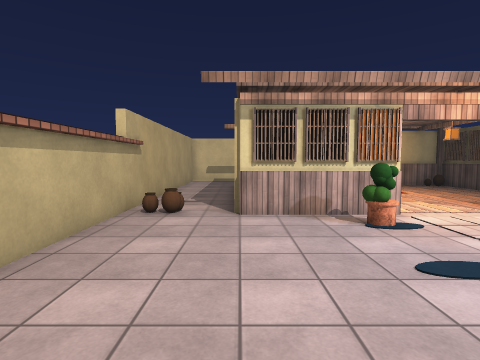
View 1 (above)

19 first-person views from a walk through a Unity game level. The camera is 1.5 m above the floor, tilts 4° down and sees 80° across. The floor is counted in squares, 1 m on a side. Each view is taken from the middle of a square. On the plan, view 1 faces up. The plan holds only what a view shows up to about 14 squares ahead; the rest is blank. The place goes on beyond the plan. The player is left out. Surface patterns are stand-ins for the level's own textures.

View 2
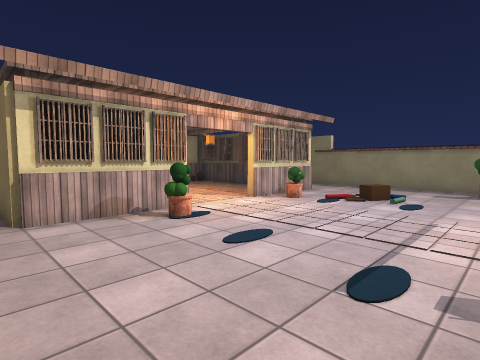

View 3
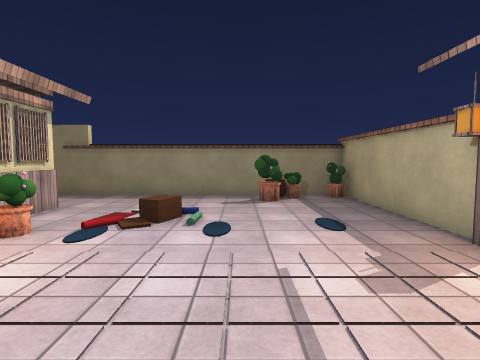

View 4
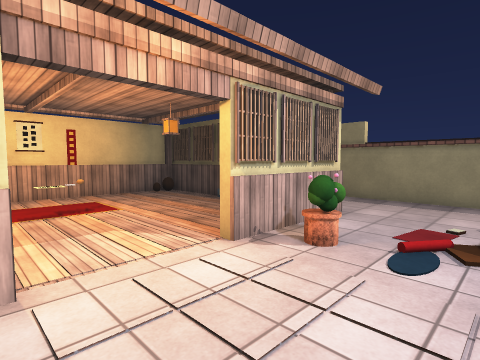

View 5
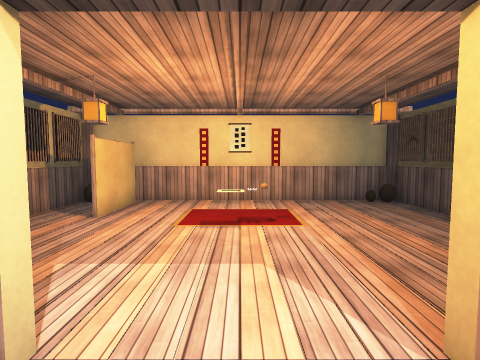

View 6
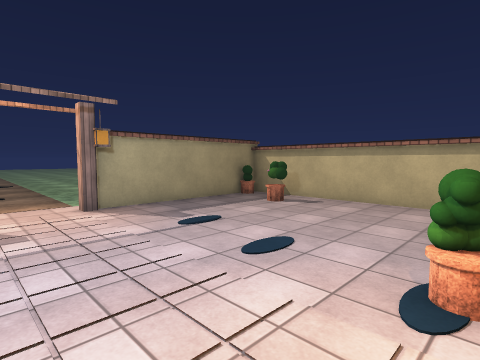

View 7
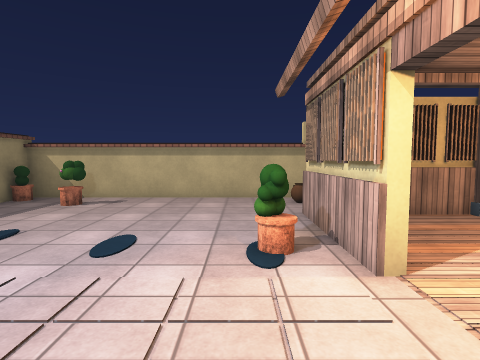

View 8
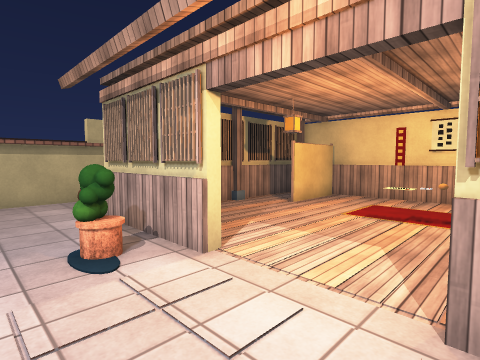

View 9
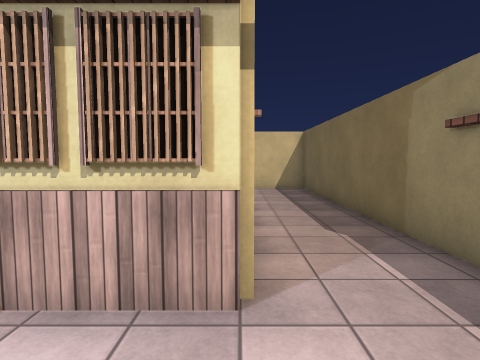

View 10
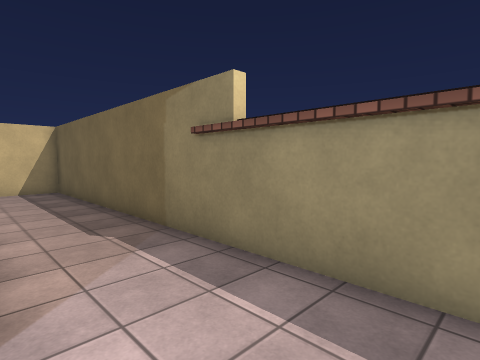

View 11
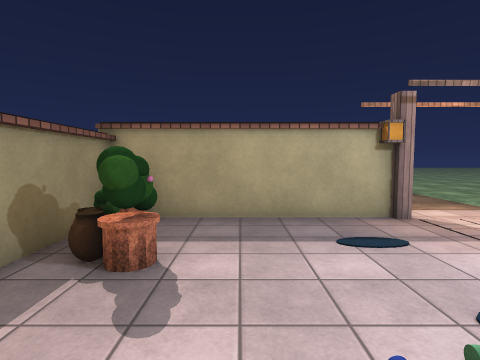

View 12
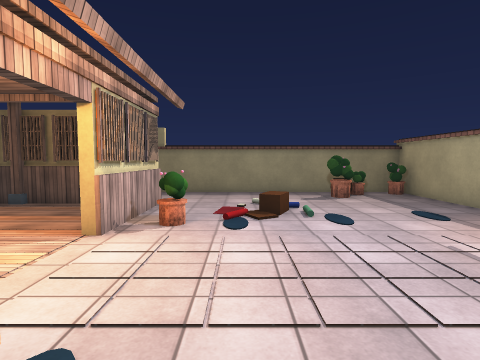

View 13
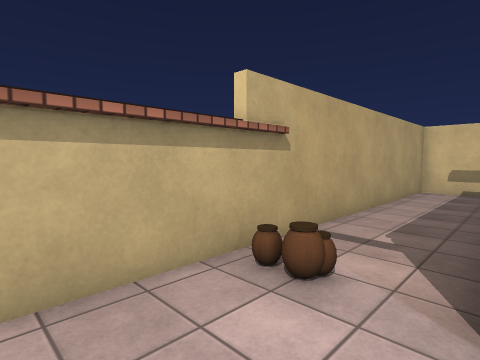

View 14
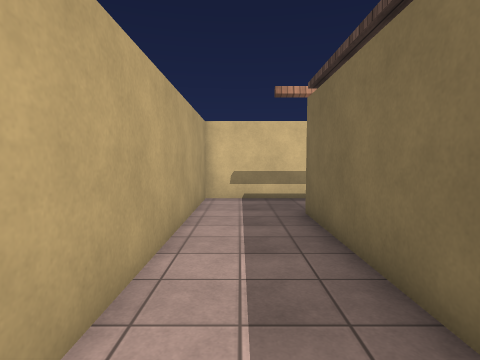

View 15
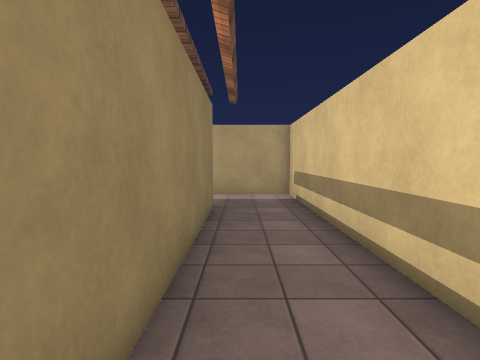

View 16
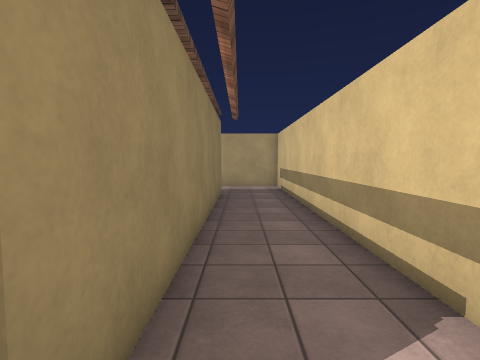

View 17
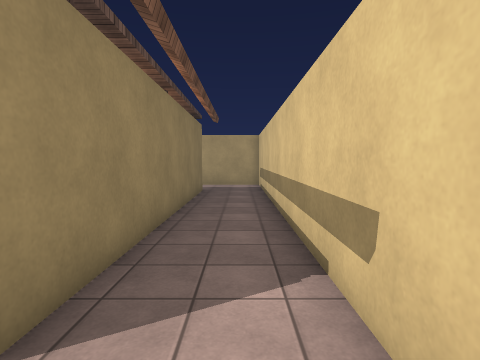

View 18
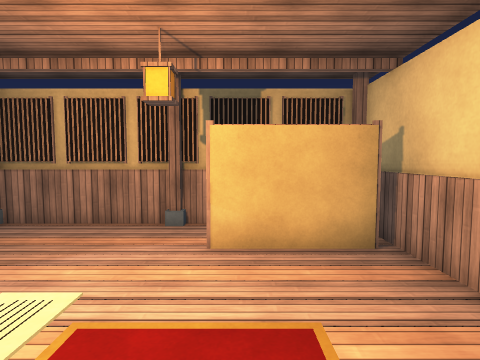

View 19
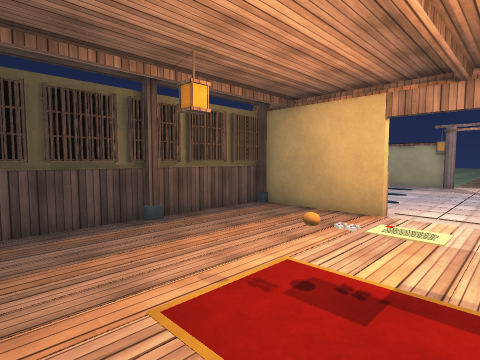

### Floor plan
Points are (right, up) in squares from view 1. A wall is a line through its corners. A room is listed if a view was taken in it or the views show most of it. See-through windows are left out.
Room 1 (views 1, 2, 3, 4, 5, 6, 7, 8, 9, 10, 11, 12, 13, 14, 15, 16, 17, 18, 19)
walls: (11.7, 8.5) (11.7, 9.6); (0.3, 9.6) (0.3, 8.5); (-0.1, 8.4) (-0.1, 9.4); (11.7, 13.4) (11.7, 14.6); (-0.1, 13.4) (-0.1, 14.5); (2.2, 15.5) (2.2, 14.4); (0.3, 14.5) (0.3, 13.4); (11.5, 16.7) (1.1, 16.7); (8, -2.4) (15.4, -2.4) (15.4, 20.2) (-3.3, 20.2) (-3.3, -2.4) (3.9, -2.4); (0.5, 17.2) (11.6, 17.2)
ways out: opening at (6, -3.3)
objects: other object (-2, 0); other object (-2, 8); other object (-1, 13); other object (0, 8); other object (0, 10); other object (0, 11); other object (0, 12); other object (0, 13); other object (0, 15); other object (0, 16); other object (0, 17); other object (1, 8); other object (2, 8); other object (2, 14); other object (2, 16); other object (3, 7); other object (3, 8); other object (4, -2); other object (4, 8); other object (6, 13); other object (7, 13); other object (8, -2); other object (8, 8); other object (9, 7); other object (9, 8); other object (10, 4) to (11, 4); other object (10, 8); other object (11, 8); other object (12, 8); other object (12, 10); other object (12, 11); other object (12, 12); other object (12, 13); other object (12, 15); other object (12, 16); other object (12, 17); other object (13, 0); other object (13, 1); other object (14, 1)

Where each view was taken, in squares from view 1:
view 1: 0 up, 0 right, facing up
view 2: 0 up, 1 left, facing up-right
view 3: 2 up, 3 right, facing right
view 4: 4 up, 4 right, facing up-right
view 5: 6 up, 6 right, facing up
view 6: 7 up, 7 right, facing down-left
view 7: 6 up, 8 right, facing left
view 8: 5 up, 8 right, facing up-left
view 9: 5 up, 12 right, facing up
view 10: 5 up, 12 right, facing up-right
view 11: 5 up, 12 right, facing down
view 12: 5 up, 2 right, facing right
view 13: 5 up, 0 right, facing up-left
view 14: 9 up, 2 left, facing up
view 15: 18 up, 9 right, facing left
view 16: 18 up, 13 right, facing left
view 17: 19 up, 14 right, facing left
view 18: 14 up, 7 right, facing left
view 19: 16 up, 5 right, facing down-right
